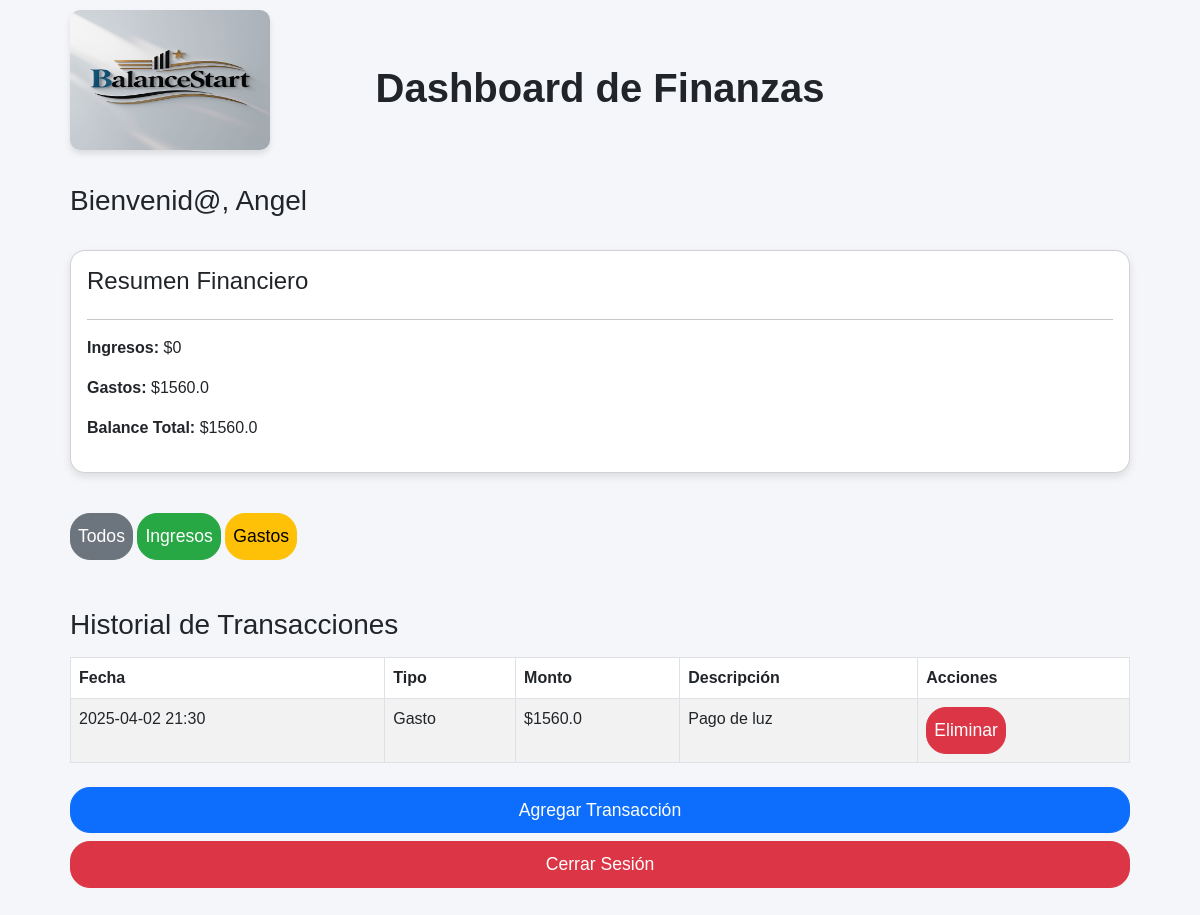
Page /dashboard?filtro=gastos (signed in) on the earlier database version.
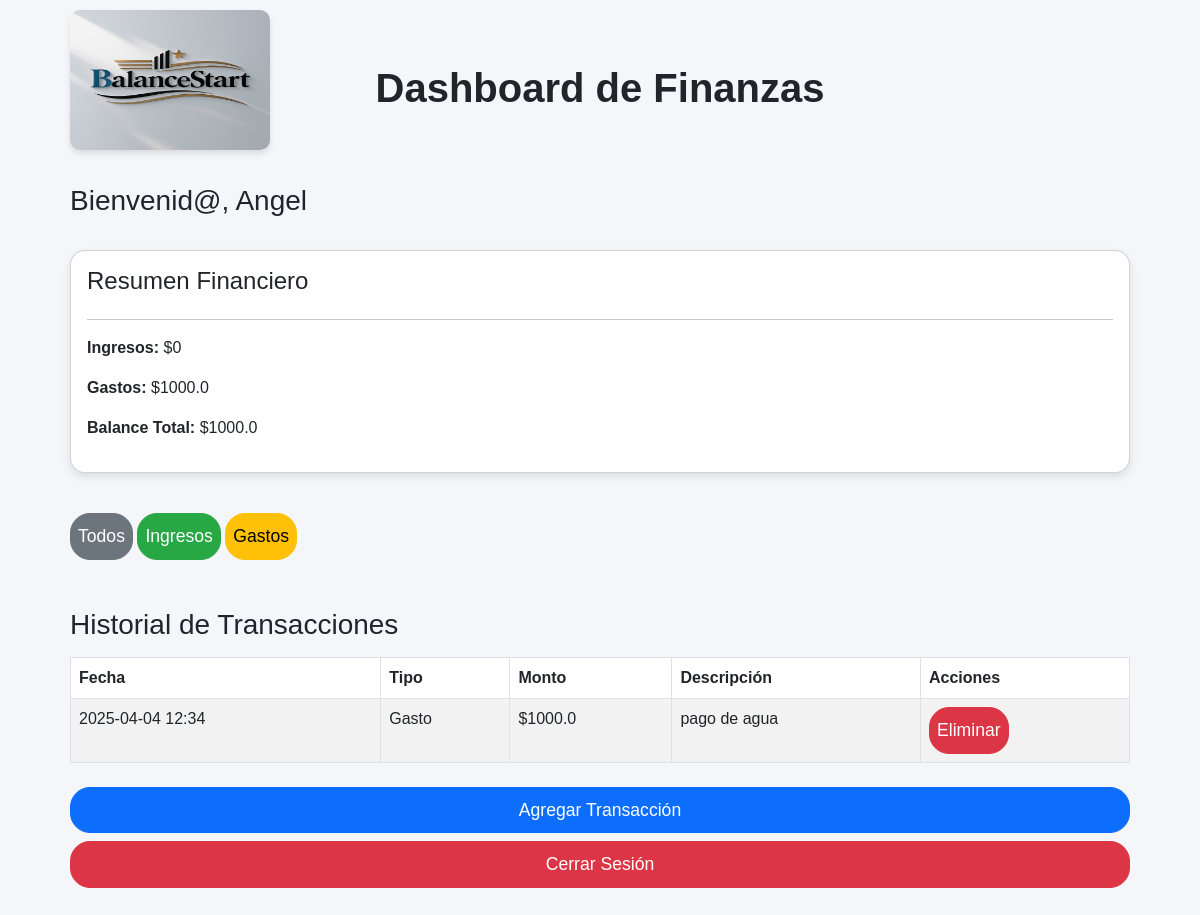
Same page on the later database version.
### app/models.py (models this page shows)
class Usuario(UserMixin, db.Model):
    id = db.Column(db.Integer, primary_key=True)
    username = db.Column(db.String(150), unique=True, nullable=False)
    password = db.Column(db.String(150), nullable=False)

class Transaccion(db.Model):
    id = db.Column(db.Integer, primary_key=True)
    user_id = db.Column(db.Integer, db.ForeignKey('usuario.id'), nullable=False)
    tipo = db.Column(db.String(10), nullable=False)  # 'Ingreso' o 'Gasto'
    monto = db.Column(db.Float, nullable=False)
    descripcion = db.Column(db.String(200))
    fecha = db.Column(db.DateTime, nullable=False, default=datetime.utcnow)  # Se actualizará con hora local
    usuario = db.relationship('Usuario', backref=db.backref('transacciones', lazy=True))

### app/routes.py (the view)
@routes.route('/dashboard')
@login_required
def dashboard():
    filtro = request.args.get('filtro', 'todos')
    if filtro == 'ingresos':
        transacciones = Transaccion.query.filter_by(user_id=current_user.id, tipo='Ingreso').all()
    elif filtro == 'gastos':
        transacciones = Transaccion.query.filter_by(user_id=current_user.id, tipo='Gasto').all()
    else:
        transacciones = Transaccion.query.filter_by(user_id=current_user.id).all()  # Mostrar todos si no hay filtro
    ingresos = sum(t.monto for t in transacciones if t.tipo == 'Ingreso')
    gastos = sum(t.monto for t in transacciones if t.tipo == 'Gasto')
    if filtro == 'gastos':
        balance = gastos  # Solo mostramos los ingresos cuando el filtro es 'gastos'
    else:
        balance = ingresos - gastos  # Calculamos el balance total si el filtro no es 'gastos'
    return render_template('dashboard.html',
                            transacciones=transacciones,
                            ingresos=ingresos,
                            gastos=gastos,
                            balance=balance)

### app/__init__.py (called while the page is built)
@login_manager.user_loader
def load_user(user_id):
    from .models import Usuario  # Importamos Usuario aquí para evitar el ciclo de importación, # IMPORTAR EL MODELO Usuario El punto (.) hace referencia al directorio actual o al paquete actual. Esto es útil cuando tienes una estructura de proyecto con subcarpetas, y quieres importar un módulo dentro de la misma carpeta o paquete sin tener que especificar toda la ruta.
    return Usuario.query.get(int(user_id))

### app/templates/dashboard.html (shortened to what this page needs)
<!DOCTYPE html>
<html lang="es">
<head>
    <link href="https://cdn.jsdelivr.net/npm/bootstrap@5.3.0/dist/css/bootstrap.min.css" rel="stylesheet">
    <link rel="stylesheet" href="{{ url_for('static', filename='css/dashboard.css') }}">
</head>
<body class="container mt-4">
    <div class="container">
    <div class="logo-container">
        <img src="{{ url_for('static', filename='img/logo.png') }}" alt="Mi Plataforma Contable" class="logo" width="200" height="200">
    </div>
    <h1 class="text-center"> <b> Dashboard de Finanzas </b> </h1> <br>
    <br>
    <h3> Bienvenid@, {{ current_user.username }} </h3>
    <div class="card p-3 mt-3">
        <h4> Resumen Financiero </h4>
        <hr>
        <p><strong> Ingresos: </strong> ${{ ingresos }}</p>
        <p><strong> Gastos: </strong> ${{ gastos }}</p>
        <p><strong> Balance Total: </strong> ${{ balance }}</p>
    </div>
    <br>
    <div class="mb-3">
        <a href="{{ url_for('routes.dashboard', filtro='todos') }}" class="btn btn-secondary">Todos</a>
        <a href="{{ url_for('routes.dashboard', filtro='ingresos') }}" class="btn btn-success">Ingresos</a>
        <a href="{{ url_for('routes.dashboard', filtro='gastos') }}" class="btn btn-warning">Gastos</a>
    </div>
    <h3 class="mt-4">
        Historial de Transacciones
    </h3>
        <table class="table table-striped table-bordered">
            <thead>
                <tr>
                    <th> Fecha </th>
                    <th> Tipo </th>
                    <th> Monto </th>
                    <th> Descripción </th>
                    <th> Acciones </th>
                </tr>
            </thead>
            <tbody>
                {% for transaccion in transacciones %}
                <tr>
                    <td>{{ transaccion.fecha.strftime('%Y-%m-%d %H:%M')}}</td>
                    <td>{{ transaccion.tipo }}</td>
                    <td>${{ transaccion.monto }}</td>
                    <td>{{ transaccion.descripcion }}</td>
                    <td>
                        <form action="{{ url_for('routes.eliminar_transaccion', id=transaccion.id) }}" method="post" onsubmit="return confirmarEliminacion()">
                            <button type="submit" class="btn btn-danger btn-sm"> Eliminar </button>
                        </form>
                    </td>
                </tr>
            {% endfor %}
        </tbody>
    </table>
    <a href="/transaccion" class="btn btn-primary"> Agregar Transacción </a>
    <a href="/logout" class="btn btn-danger"> Cerrar Sesión </a>
</body>
</html>

### app/static/css/dashboard.css (style rules this page uses)
body { background-color: #f4f6f9; font-family: 'Arial', sans-serif; padding: 20px; }
.container { display: grid; grid-gap: 8px; padding: 20px; }
.card { background-color: #ffffff; border-radius: 15px; box-shadow: 0 4px 8px rgba(0, 0, 0, 0.1); }
.btn { border-radius: 20px; padding: 9px 7px; font-size: 1.1rem; }
.btn-secondary { background-color: #6c757d; border-color: #6c757d; }
.btn-success { background-color: #28a745; border-color: #28a745; }
.btn-warning { background-color: #ffc107; border-color: #ffc107; }
.logo-container { position: absolute; top: 10px; margin-bottom: 20px; }
.logo { width: 200px; height: 140px; border-radius: 10px; box-shadow: 0px 4px 6px rgba(0, 0, 0, 0.1); }

Differences in the rows shown:
changed Transaccion "Gasto": fecha "2025-04-02 21:30" → "2025-04-04 12:34"; monto "1560.0" → "1000.0"; descripcion "Pago de luz" → "pago de agua"
Other differences:
{{ gastos }}: "1560.0" → "1000.0"
{{ balance }}: "1560.0" → "1000.0"
